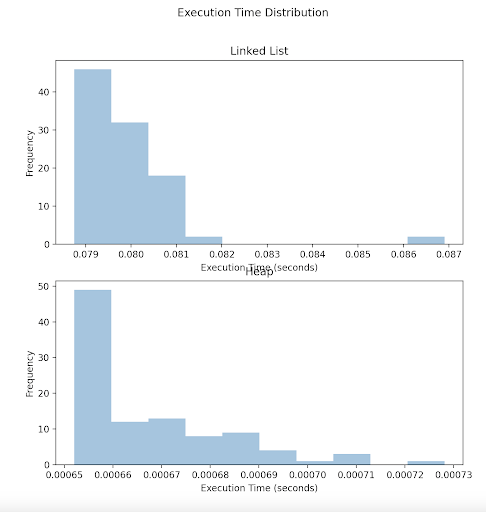

Recreate this plot in Python.
import time
import random
import heapq
import matplotlib.pyplot as plt

class Node:
    def __init__(self, data, priority):
        self.data = data
        self.priority = priority
        self.next = None
        
class PriorityQueueLinkedList:
    def __init__(self):
        self.head = None
        
    def push(self, data, priority):
        new_node = Node(data, priority)
        if not self.head:
            self.head = new_node
        else:
            current = self.head
            while current.next:
                current = current.next
            current.next = new_node
            
    def pop(self):
        if not self.head:
            return None
        min_node = self.head
        min_node_prev = None
        current = self.head
        while current.next:
            if current.next.priority < min_node.priority:
                min_node = current.next
                min_node_prev = current
            current = current.next
        if min_node_prev:
            min_node_prev.next = min_node.next
        else:
            self.head = min_node.next
        return min_node.data

class PriorityQueueHeap:
    def __init__(self):
        self.elements = []
        
    def push(self, data, priority):
        heapq.heappush(self.elements, (priority, data))
        
    def pop(self):
        if not self.elements:
            return None
        return heapq.heappop(self.elements)[1]
    
def run_experiment(size, num_tests):
    data = [random.randint(0, 1000) for _ in range(size)]
    pq_ll = PriorityQueueLinkedList()
    pq_heap = PriorityQueueHeap()

    ll_times = []
    heap_times = []

    for _ in range(num_tests):
        start_time = time.time()
        for i in data:
            pq_ll.push(i, i)
        while pq_ll.head:
            pq_ll.pop()
        end_time = time.time()
        ll_times.append(end_time - start_time)

        start_time = time.time()
        for i in data:
            pq_heap.push(i, i)
        while pq_heap.elements:
            pq_heap.pop()
        end_time = time.time()
        heap_times.append(end_time - start_time)

    return ll_times, heap_times

ll_times, heap_times = run_experiment(1000, 100)

fig, axs = plt.subplots(2, figsize=(8, 8))
fig.suptitle('Execution Time Distribution')

axs[0].hist(ll_times, alpha=0.5)
axs[0].set_title('Linked List')
axs[0].set_xlabel('Execution Time (seconds)')
axs[0].set_ylabel('Frequency')

axs[1].hist(heap_times, alpha=0.5)
axs[1].set_title('Heap')
axs[1].set_xlabel('Execution Time (seconds)')
axs[1].set_ylabel('Frequency')

plt.show()

print(f"Linked List avg: {sum(ll_times)/len(ll_times)}")
print(f"Heap avg: {sum(heap_times)/len(heap_times)}")
